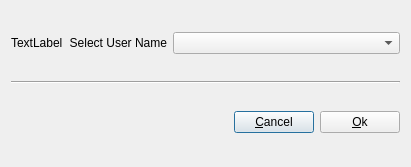
<ui version="4.0" >
 <class>atlasUserDlg</class>
 <widget class="QDialog" name="atlasUserDlg" >
  <property name="geometry" >
   <rect>
    <x>0</x>
    <y>0</y>
    <width>411</width>
    <height>167</height>
   </rect>
  </property>
  <property name="windowTitle" >
   <string>Dialog</string>
  </property>
  <layout class="QVBoxLayout" name="verticalLayout" >
   <item>
    <layout class="QHBoxLayout" name="horizontalLayout_3" >
     <item>
      <widget class="QLabel" name="imageLabel" >
       <property name="sizePolicy" >
        <sizepolicy vsizetype="Fixed" hsizetype="Fixed" >
         <horstretch>0</horstretch>
         <verstretch>0</verstretch>
        </sizepolicy>
       </property>
       <property name="text" >
        <string>TextLabel</string>
       </property>
      </widget>
     </item>
     <item>
      <layout class="QHBoxLayout" name="horizontalLayout" >
       <item>
        <widget class="QLabel" name="userLabel" >
         <property name="sizePolicy" >
          <sizepolicy vsizetype="Preferred" hsizetype="Fixed" >
           <horstretch>0</horstretch>
           <verstretch>0</verstretch>
          </sizepolicy>
         </property>
         <property name="text" >
          <string>Select User Name</string>
         </property>
         <property name="alignment" >
          <set>Qt::AlignRight|Qt::AlignTrailing|Qt::AlignVCenter</set>
         </property>
         <property name="buddy" >
          <cstring>userComboBox</cstring>
         </property>
        </widget>
       </item>
       <item>
        <widget class="QComboBox" name="userComboBox" />
       </item>
      </layout>
     </item>
    </layout>
   </item>
   <item>
    <widget class="Line" name="line" >
     <property name="orientation" >
      <enum>Qt::Horizontal</enum>
     </property>
    </widget>
   </item>
   <item>
    <layout class="QHBoxLayout" name="horizontalLayout_2" >
     <item>
      <spacer name="horizontalSpacer" >
       <property name="orientation" >
        <enum>Qt::Horizontal</enum>
       </property>
       <property name="sizeHint" stdset="0" >
        <size>
         <width>218</width>
         <height>17</height>
        </size>
       </property>
      </spacer>
     </item>
     <item>
      <widget class="QPushButton" name="cancelButton" >
       <property name="text" >
        <string>&amp;Cancel</string>
       </property>
      </widget>
     </item>
     <item>
      <widget class="QPushButton" name="pushButton_2" >
       <property name="sizePolicy" >
        <sizepolicy vsizetype="Fixed" hsizetype="Preferred" >
         <horstretch>0</horstretch>
         <verstretch>0</verstretch>
        </sizepolicy>
       </property>
       <property name="text" >
        <string>&amp;Ok</string>
       </property>
      </widget>
     </item>
    </layout>
   </item>
  </layout>
 </widget>
 <resources/>
 <connections/>
</ui>
